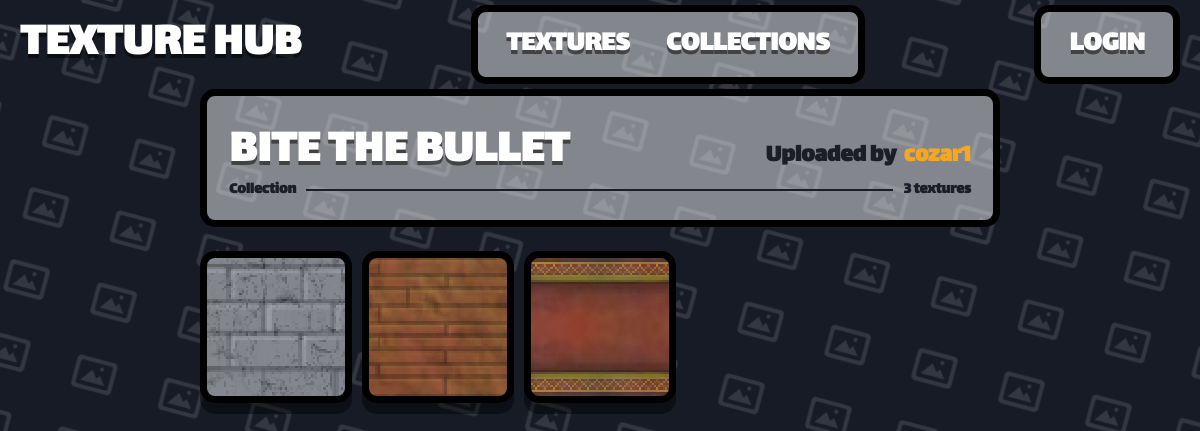
Before: /collection/2 with the older database file.
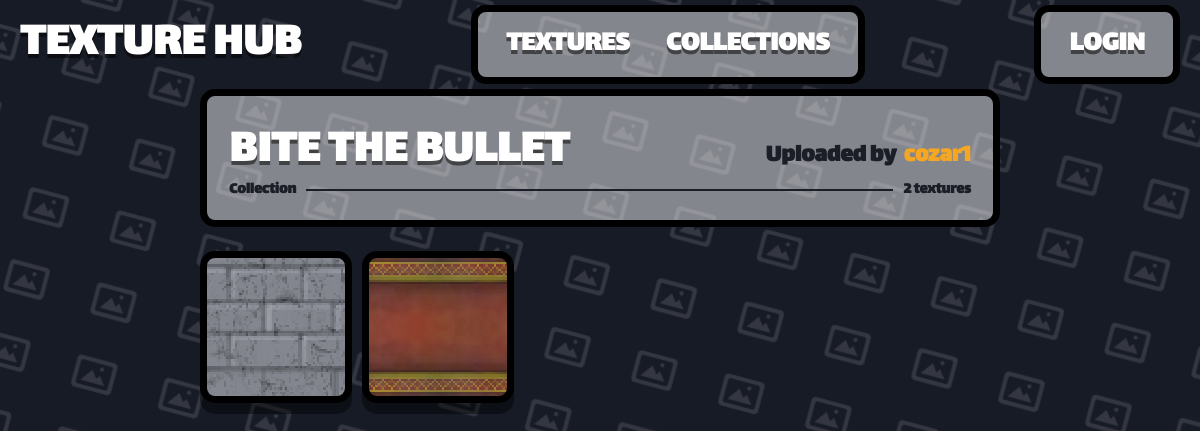
After: the same page with the newer database file.
### app.py (models this page shows)
class Collection(db.Model):
    __tablename__ = 'Collection'
    collection_id = db.Column(db.Integer, primary_key=True)
    collection_name = db.Column(db.String(80), unique=True, nullable=False)
    collection_user_id = db.Column(db.String(120), nullable=False)
    collection_rating = db.Column(db.Integer, default=0)

class User(db.Model):
    __tablename__ = 'User'
    user_id = db.Column(db.Integer, primary_key=True)
    user_name = db.Column(db.String(80), unique=True, nullable=False)
    user_password = db.Column(db.String(120), nullable=False)
    user_rating = db.Column(db.Integer, default=0)

class Texture(db.Model):
    __tablename__ = 'Texture'
    texture_id = db.Column(db.Integer, primary_key=True)
    texture_name = db.Column(db.String(80), unique=True, nullable=False)
    texture_address = db.Column(db.String(120), nullable=False)
    texture_user_id = db.Column(db.Integer, default=0)
    texture_tags = db.Column(db.String(200), nullable=True)

### app.py (the view)
@app.route('/collection/<_collection_id>', methods=['GET', 'POST'])
def collection(_collection_id):
    user = get_current_user()
    collection = Collection.query.filter_by(collection_id = _collection_id).one()
    collection_user = User.query.filter_by(user_id = collection.collection_user_id).one()
    texture_ids = Texture_Collection.query.filter_by(collection_id = collection.collection_id).all()
    textures = [Texture.query.filter_by(texture_id = tc.texture_id).one() for tc in texture_ids]
    return render_template(
        'collection.html',
        user=user,
        collection=collection,
        collection_user=collection_user,
        textures=textures)

### app.py (called while the page is built)
def get_current_user():
    user_id = session.get('user_id')
    if user_id is None:
        return None
    return User.query.get(user_id)

@app.template_filter('texture_url')
def texture_image_url(address):
    if not address:
        return DEFAULT_TEXTURE_URL
    addr = str(address).strip().replace('\\', '/')
    if addr.startswith('/static/images/'):
        rel = addr[len('/static/images/') :]
    elif addr.startswith('static/images/'):
        rel = addr[len('static/images/') :]
    else:
        rel = os.path.basename(addr)
    rel = os.path.basename(rel)
    if not rel or rel.startswith('.'):
        return DEFAULT_TEXTURE_URL
    full = os.path.join(STATIC_IMAGES_DIR, rel)
    if os.path.isfile(full):
        return f'/static/images/{rel}'
    return DEFAULT_TEXTURE_URL

### templates/collection.html (shortened to what this page needs)
{% extends "template.html" %}
{% block content %}
<div class="th-detail-panel">
    <div class="th-detail-title-row">
        <h1 class="th-detail-title">{{ collection.collection_name }}</h1>
        <div class="th-detail-author">Uploaded by <a class="th-signup-link" href="/user/{{ collection_user.user_name }}">{{ collection_user.user_name }}</a></div>
    </div>
    <div class="th-collection-row">
        <span class="th-stat-label">Collection</span>
        <div class="th-stat-track"></div>
        <span class="th-stat-value">{{ textures|length }} textures</span>
    </div>
</div>
<div class="th-texture-grid" style="margin-top: 24px;">
    {% for item in textures %}
        {% include "texture_template.html" %}
    {% endfor %}
</div>
{% endblock %}

### templates/template.html (shortened to what this page needs)
<!DOCTYPE html>
<html lang="en">
<head>
    <link rel="stylesheet" href="https://cdnjs.cloudflare.com/ajax/libs/font-awesome/6.5.2/css/all.min.css">
    <link rel="stylesheet" href="/static/style.css">
</head>
<body class="th-body">
    {% if request.endpoint not in ('login', 'signup') %}
    <header class="th-navbar">
        <a href="/" class="th-brand">TEXTURE HUB</a>
        <div class="container">
            <ul class="th-nav-links">
                <li><a href="/0" class="th-nav-link {% if request.path == '/' %}is-active{% endif %}">TEXTURES</a></li>
                <li><a href="/1" class="th-nav-link {% if request.path == '/collections' %}is-active{% endif %}">COLLECTIONS</a></li>
            </ul>
        </div>
        <div class="container">
            <ul class="th-nav-links">
                {% if user %}
                    <li><a class="th-nav-link" href="/user/{{ user.user_name }}">{{ user.user_name }}</a></li>
                {% else %}
                    <li><a href="/login" class="th-nav-link {% if request.path == '/' %}is-active{% endif %}">Login</a></li>
                {% endif %}
            </ul>
        </div>
    </header>
    {% endif %}
    <main class="th-page">
        {% block content %}
        {% endblock %}
    </main>
</body>
</html>

### templates/texture_template.html
<a href="/texture/{{ item.texture_id }}" class="item" style="background-image: url('{{ item.texture_address | texture_url }}'); background-size: cover; background-position: center; background-repeat: no-repeat;">
    <div class="item-thumb"></div>
</a>

Changed rows visible on the page:
removed Texture: texture_address|texture_url (picture)
Other visible differences:
{{ textures|length }}: "3" → "2"
